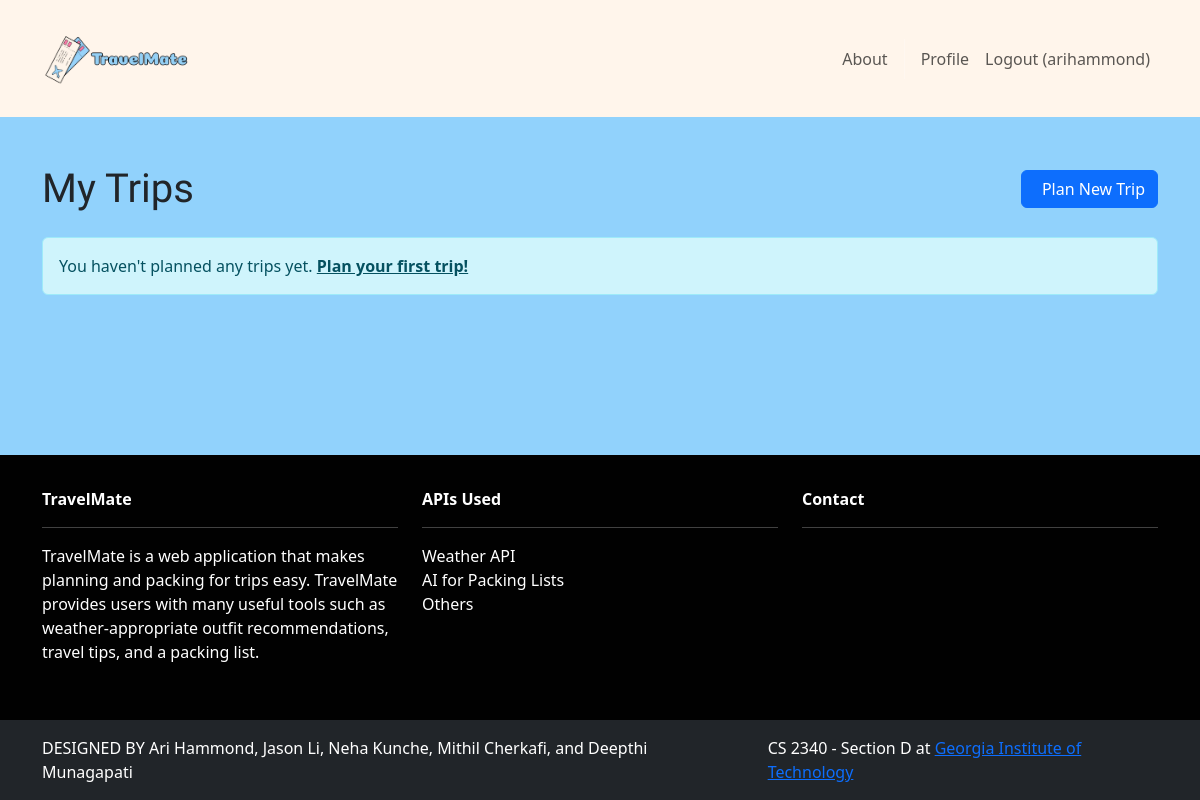
/trips/my-trips/ (signed in), run on an earlier commit of the app's database.
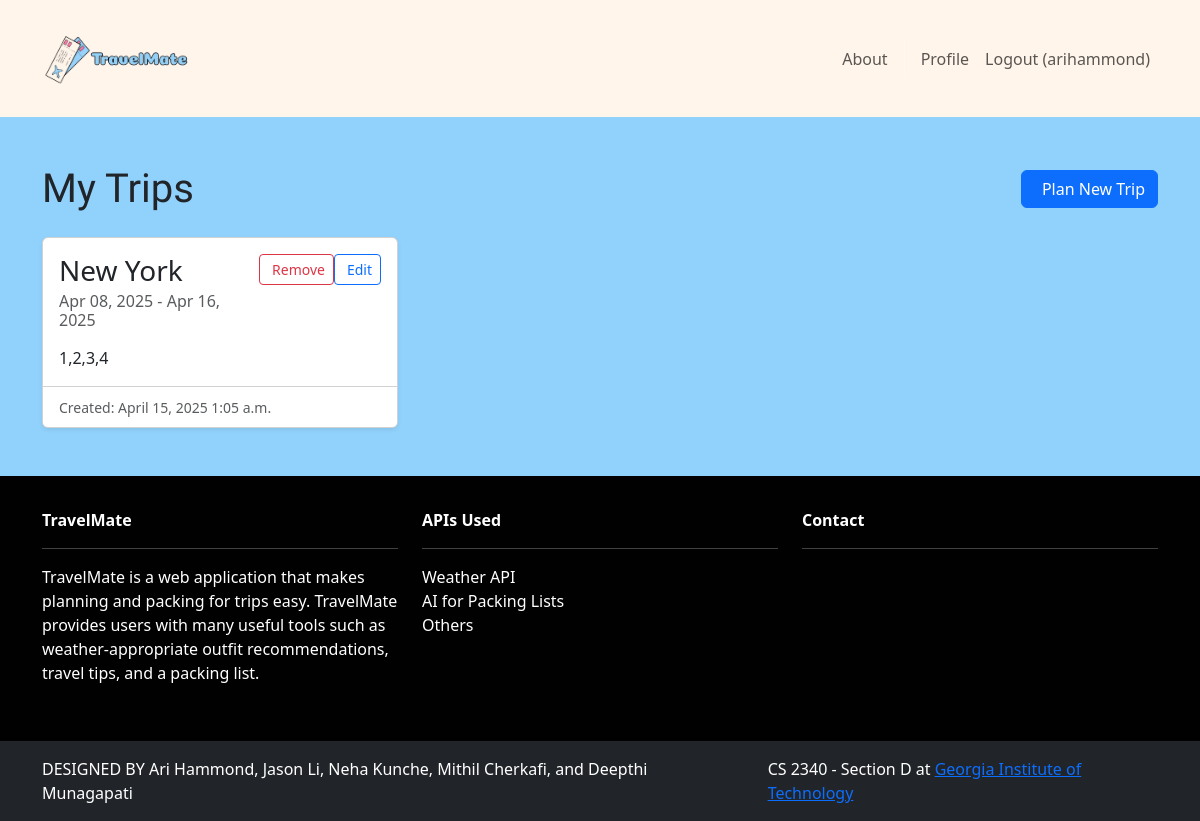
And on a later commit of the database.
### trips/models.py (models this page shows, shortened)
class inputTrip(models.Model):
    created_at = models.DateTimeField(default=timezone.now)
    user = models.ForeignKey(User, null=True, on_delete=models.CASCADE)
    destination = models.CharField("Chosen Destination", max_length=200)
    start_date = models.DateField("Start Date")
    end_date = models.DateField("End Date")
    activities = models.TextField("Desired Activities", max_length=500)
    weather = models.TextField("Weather Info", blank=True, null=True)
    packing_list = models.TextField("Packing List", blank=True, null=True)
    activities_list = models.TextField("Activities List", blank=True, null=True)
    considerations = models.TextField("Additional Considerations", blank=True, null=True)
    class Meta:
        ordering = ['created_at']
        verbose_name = "Trip"
        verbose_name_plural = "Trips"

### trips/views.py (the view)
# urls.py: path('my-trips/', views.trips_list, name='trips'),
@login_required
def trips_list(request):
    trips = inputTrip.objects.filter(user=request.user)
    return render(request, 'trips/list.html', {'trips': trips})

### trips/templates/trips/list.html (shortened to what this page needs)
{% extends 'base.html' %}
{% load static %}
{% block content %}
<div class="container py-5">
    <div class="d-flex justify-content-between align-items-center mb-4">
        <h1 class="coiny-regular mb-0">My Trips</h1>
        <a href="{% url 'plan_trip' %}" class="btn btn-primary">
             Plan New Trip
        </a>
    </div>
    {% if trips %}
    <div class="row row-cols-1 row-cols-md-2 row-cols-lg-3 g-4">
        {% for trip in trips %}
        <div class="col">
            <div class="card h-100 shadow-sm">
                <div class="card-body">
                    <div class="d-flex justify-content-between align-items-start">
                        <div>
                            <h3 class="card-title">{{ trip.destination }}</h3>
                            <h6 class="card-subtitle mb-2 text-muted">
                                {{ trip.start_date|date:"M d, Y" }} - {{ trip.end_date|date:"M d, Y" }}
                            </h6>
                        </div>
                        <form method="POST" action="{% url 'delete_trip' trip.id %}">
                            <button type="submit" class="btn btn-sm btn-outline-danger"
                                    onclick="return confirm('Are you sure you want to remove this trip?')">
                                 Remove
                            </button>
                        </form>
                        <a href="{% url 'edit_trip' trip.id %}" class="btn btn-sm btn-outline-primary">
                             Edit
                        </a>
                    </div>
                    <div class="trip-activities mt-2" style="
                        display: -webkit-box;
                        -webkit-line-clamp: 2;
                        -webkit-box-orient: vertical;
                        overflow: hidden;
                        text-overflow: ellipsis;
                    ">
                        {{ trip.activities }}
                    </div>
                </div>
                <div class="card-footer bg-white">
                    <small class="text-muted">Created: {{ trip.created_at|date:"F j, Y g:i a" }}</small>
                </div>
            </div>
        </div>
        {% endfor %}
    </div>
    {% else %}
    <div class="alert alert-info">
        You haven't planned any trips yet. <a href="{% url 'plan_trip' %}" class="alert-link">Plan your first trip!</a>
    </div>
    {% endif %}
</div>
{% endblock %}

What changed in the data, as far as the page shows it:
added inputTrip: destination "New York", start_date "Apr 08, 2025", end_date "Apr 16, 2025", activities "1,2,3,4", created_at "April 15, 2025 1:05 a.m."
Also different on the page:
text no longer shown: "You haven't planned any trips yet. Plan your first trip!"
